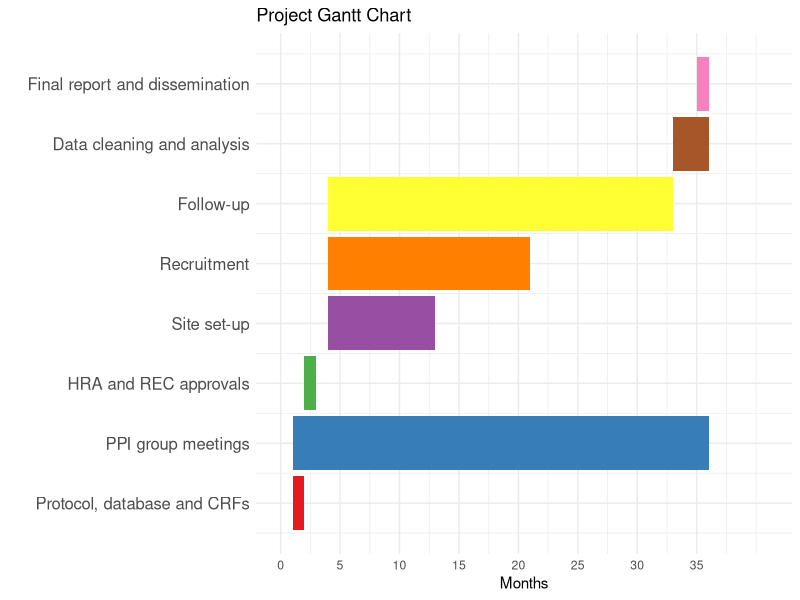

This figure's R source:
install.packages("ggplot2")
library(ggplot2)


# Function to create a data frame from task specifications
create_task_df <- function(name, start, end) {
  data.frame(name = name, start = start, end = end, stringsAsFactors = FALSE)
}

# Define tasks using 'task name', 'start month', and 'end month'
# Order tasks as you want them to appear on the chart (i.e. by start date and name)
tasks <- list(
  create_task_df("Protocol, database and CRFs", 1, 2),
  create_task_df("HRA and REC approvals", 2, 3),
  create_task_df("Site set-up", 4, 13),
  create_task_df("Recruitment", 4, 21),
  create_task_df("Follow-up", 4, 33),
  create_task_df("PPI group meetings", 1, 36),
  create_task_df("Data cleaning and analysis", 33, 36),
  create_task_df("Final report and dissemination", 35, 36)
)

# Combine tasks into one data frame
task_df <- do.call(rbind, tasks)

# Check if tasks are ordered by start date
if (!is.unsorted(task_df$start)) {
  task_df$name <- factor(task_df$name, levels = task_df$name)
} else {
  # If not ordered by start date, reorder tasks and print message for each task that was moved
  original_order <- task_df$name
  task_df$name <- factor(task_df$name, levels = task_df$name[order(task_df$start)])
  moved_tasks <- setdiff(original_order, task_df$name)
  
  if (length(moved_tasks) > 0) {
    message(paste("The following tasks were re-ordered based on their start date: ", paste(moved_tasks, collapse = ", ")))
  }
}

# Determine the maximum end date for scaling the x-axis
max_end_date <- max(task_df$end)

# Create Gantt chart
g <- ggplot(task_df, aes(fill = name)) +
  geom_rect(aes(xmin = start, xmax = end, ymin = as.numeric(name) - 0.45, ymax = as.numeric(name) + 0.45)) +
  scale_y_continuous(labels = levels(task_df$name), breaks = 1:nlevels(task_df$name)) +
  scale_x_continuous(breaks = seq(0, max_end_date, by = 5), limits = c(0, max_end_date + 5)) +
  labs(title = "Project Gantt Chart", x = "Months", y = "", fill = "") +
  theme_minimal() +
  theme(axis.text.y = element_text(size = 12), legend.position = "none") +
  scale_fill_brewer(palette = "Set1")

# Save to PDF, dimensions for A4 landscape (dimensions in points)
ggsave("gantt_chart.pdf", plot = g, width = 11.69, height = 8.27, units = "in")

